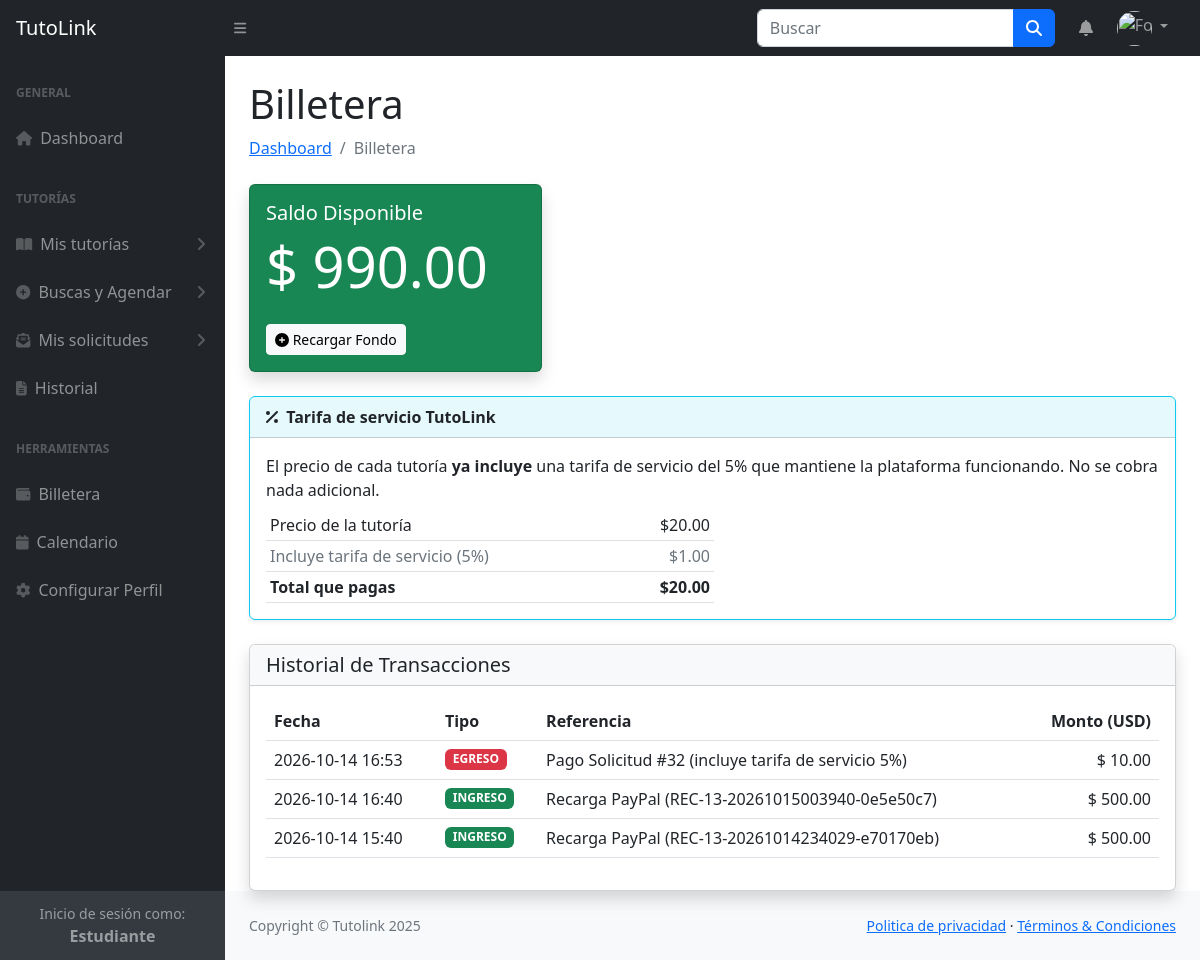
The app's page /Estudiante/Billetera.php (signed in) with its own data.
### tables this page shows
CREATE TABLE `billeteras` (
  `id` int(11) NOT NULL AUTO_INCREMENT,
  `id_usuario` int(11) NOT NULL,
  `saldo` decimal(10,2) NOT NULL DEFAULT 0.00,
  `ultima_actualizacion` datetime NOT NULL DEFAULT current_timestamp() ON UPDATE current_timestamp(),
  PRIMARY KEY (`id`),
  UNIQUE KEY `id_usuario` (`id_usuario`),
  CONSTRAINT `billeteras_ibfk_1` FOREIGN KEY (`id_usuario`) REFERENCES `usuarios` (`id`)
);

CREATE TABLE `movimientos_billetera` (
  `id` int(11) NOT NULL AUTO_INCREMENT,
  `id_billetera` int(11) NOT NULL,
  `tipo` enum('INGRESO','EGRESO','COMISION') NOT NULL,
  `monto` decimal(10,2) NOT NULL,
  `referencia` varchar(255) DEFAULT NULL,
  `fecha_movimiento` datetime NOT NULL DEFAULT current_timestamp(),
  PRIMARY KEY (`id`),
  KEY `id_billetera` (`id_billetera`),
  CONSTRAINT `movimientos_billetera_ibfk_1` FOREIGN KEY (`id_billetera`) REFERENCES `billeteras` (`id`)
);

### Includes/Wallet.php (called while the page is built, shortened)
<?php
require_once __DIR__ . '/Comisiones.php';
function obtener_o_crear_billetera_id($conn, $id_usuario)
{
    $sql_select = "SELECT id FROM billeteras WHERE id_usuario = :id_usuario";
    $stmt_select = $conn->prepare($sql_select);
    $stmt_select->bindParam(':id_usuario', $id_usuario, PDO::PARAM_INT);
    $stmt_select->execute();
    if ($billetera = $stmt_select->fetch(PDO::FETCH_ASSOC)) {
        return $billetera['id'];
    }
}
function obtener_saldo($conn, $id_usuario)
{
    $billetera_id = obtener_o_crear_billetera_id($conn, $id_usuario);
    $sql = "SELECT saldo FROM billeteras WHERE id = :id_billetera";
    $stmt = $conn->prepare($sql);
    $stmt->bindParam(':id_billetera', $billetera_id, PDO::PARAM_INT);
    $stmt->execute();
    $resultado = $stmt->fetch(PDO::FETCH_ASSOC);
    return $resultado ? (float) $resultado['saldo'] : 0.00;
}
function obtener_historial_movimientos($conn, $id_billetera)
{
    $sql = "SELECT tipo, monto, referencia, fecha_movimiento
            FROM movimientos_billetera
            WHERE id_billetera = :id_billetera
            ORDER BY fecha_movimiento DESC";
    $stmt = $conn->prepare($sql);
    $stmt->bindParam(':id_billetera', $id_billetera, PDO::PARAM_INT);
    $stmt->execute();
    return $stmt->fetchAll(PDO::FETCH_ASSOC);
}
?>

### Estudiante/Billetera.php (the view, shortened to what this page needs)
<?php
include 'Includes/Nav.php';
include '../Includes/Wallet.php';
$id_estudiante = $_SESSION['id'];
$saldo_actual = obtener_saldo($conn, $id_estudiante);
$billetera_id = obtener_o_crear_billetera_id($conn, $id_estudiante);
$movimientos = obtener_historial_movimientos($conn, $billetera_id);
?>
<!DOCTYPE html>
<html lang="en">
<head>
    <link href="css/styles.css" rel="stylesheet" />
</head>
<body>
    <div id="layoutSidenav">
        <div id="layoutSidenav_nav">
            <?php include 'Includes/NavIzquierdo.php'; ?>
        </div>
        <div id="layoutSidenav_content">
            <main>
                <div class="container-fluid px-4">
                    <h1 class="mt-4">Billetera</h1>
                    <ol class="breadcrumb mb-4">
                        <li class="breadcrumb-item"><a href="index.php">Dashboard</a></li>
                        <li class="breadcrumb-item active">Billetera</li>
                    </ol>
                    <div class="row">
                        <div class="col-md-4 mb-4">
                            <div class="card bg-success text-white shadow">
                                <div class="card-body">
                                    <h5 class="card-title">Saldo Disponible</h5>
                                    <h1 class="display-4">$ <?php echo number_format($saldo_actual, 2); ?></h1>
                                    <button class="btn btn-light btn-sm mt-3" data-bs-toggle="modal"
                                        data-bs-target="#modalRecargarFondos">
                                        <i class="fas fa-plus-circle"></i> Recargar Fondo
                                    </button>
                                </div>
                            </div>
                        </div>
                    </div>
                    <div class="card shadow mt-4">
                        <div class="card-header bg-light">
                            <h5 class="mb-0">Historial de Transacciones</h5>
                        </div>
                        <div class="card-body">
                            <table class="table table-hover">
                                <thead>
                                    <tr>
                                        <th>Fecha</th>
                                        <th>Tipo</th>
                                        <th>Referencia</th>
                                        <th class="text-end">Monto (USD)</th>
                                    </tr>
                                </thead>
                                <tbody>
                                    <?php if (empty($movimientos)): ?>
                                        <tr>
                                            <td colspan="4" class="text-center">Aún no tienes movimientos registrados.</td>
                                        </tr>
                                    <?php else: ?>
                                        <?php foreach ($movimientos as $mov): ?>
                                            <tr>
                                                <td><?php echo date('Y-m-d H:i', strtotime($mov['fecha_movimiento'])); ?></td>
                                                <td>
                                                    <span
                                                        class="badge bg-<?php echo $mov['tipo'] === 'INGRESO' ? 'success' : 'danger'; ?> text-white">
                                                        <?php echo htmlspecialchars($mov['tipo']); ?>
                                                    </span>
                                                </td>
                                                <td><?php echo htmlspecialchars($mov['referencia'] ?? 'N/A'); ?></td>
                                                <td class="text-end">$ <?php echo number_format($mov['monto'], 2); ?></td>
                                            </tr>
                                        <?php endforeach; ?>
                                    <?php endif; ?>
                                </tbody>
                            </table>
                        </div>
                    </div>
                </div>
            </main>
            <?php include 'Includes/Footer.php'; ?>
        </div>
    </div>
</body>
</html>

### records on screen
billeteras: saldo "990.00"
movimientos_billetera: fecha_movimiento "2026-10-14 16:53", tipo "EGRESO", referencia "Pago Solicitud #32 (incluye tarifa de servicio 5%)", monto "10.00"
movimientos_billetera: fecha_movimiento "2026-10-14 16:40", tipo "INGRESO", referencia "Recarga PayPal (REC-13-20261015003940-0e5e50c7)", monto "500.00"
movimientos_billetera: fecha_movimiento "2026-10-14 15:40", tipo "INGRESO", referencia "Recarga PayPal (REC-13-20261014234029-e70170eb)", monto "500.00"

### other values on screen
$pe "5"
$f($d['monto_pagado']) "$20.00"
$f($d['comision_estudiante']) "$1.00"
